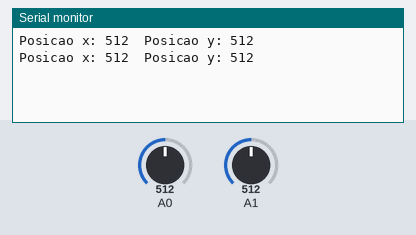
This sketch was run on a simulated Arduino Uno, built with avr-gcc and run on an emulated ATmega328P. Parts: the last lines printed to the serial monitor. The test bench sets the inputs (shaded band); at power-on: A0 = 512, A1 = 512.

Above: at 1.8 s.
1.9 s: A0 set to 716
At 2.4 s:
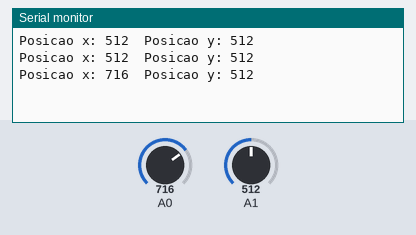
3.4 s: A1 set to 716
At 4.7 s:
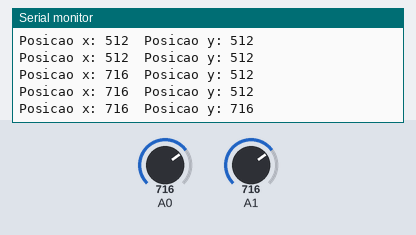
4.9 s: A0 set to 900
At 5.8 s:
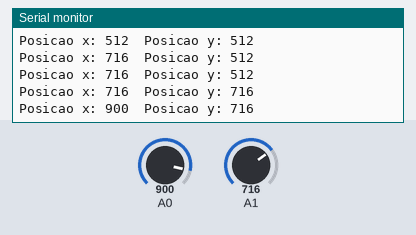
6.4 s: A1 set to 900
At 7.5 s:
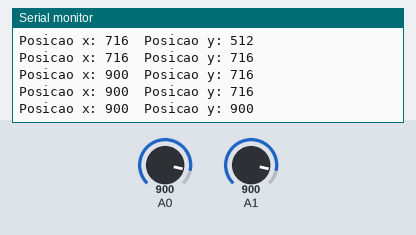
Timing chart, 0 to 8.9 s (numbered marks = the images above; inputs shaded):
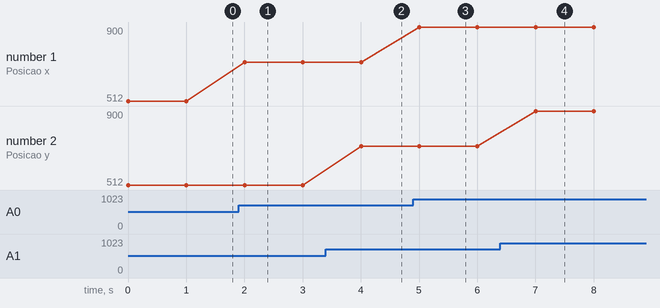

Measured:
- after the input at 1.9 s, the serial monitor: prints a new line after 0.10 s (image 1)
- after the input at 3.4 s, the serial monitor: prints a new line after 0.60 s (image 2)
- after the input at 4.9 s, the serial monitor: prints a new line after 0.10 s (image 3)
- after the input at 6.4 s, the serial monitor: prints a new line after 0.61 s (image 4)
- plotted number 1: 512 → 716 after the input at 1.9 s, 716 → 900 after the input at 4.9 s

The sketch:

Potenciometros.ino
```cpp
int p1 = 0;
int p2 = 0;

void setup()
{
  Serial.begin(9600);
  pinMode(A0, INPUT);
  pinMode(A1, INPUT);
}


void loop()
{

  p1 = analogRead (A0);
  p2 = analogRead (A1);
  Serial.print ("Posicao x: ");
  Serial.print (p1);
  Serial.print ("  Posicao y: ");
  Serial.println (p2);
  delay (1000);
}
```
